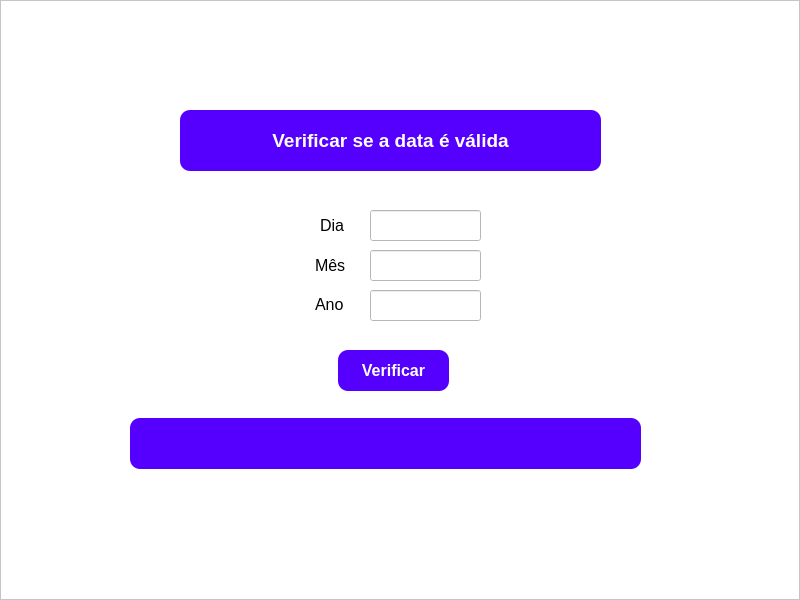
<?xml version="1.0" encoding="UTF-8"?>
<ui version="4.0">
 <class>MainWindow</class>
 <widget class="QMainWindow" name="MainWindow">
  <property name="geometry">
   <rect>
    <x>0</x>
    <y>0</y>
    <width>800</width>
    <height>600</height>
   </rect>
  </property>
  <property name="windowTitle">
   <string>MainWindow</string>
  </property>
  <widget class="QWidget" name="centralwidget">
   <layout class="QHBoxLayout" name="horizontalLayout">
    <property name="spacing">
     <number>0</number>
    </property>
    <property name="leftMargin">
     <number>0</number>
    </property>
    <property name="topMargin">
     <number>0</number>
    </property>
    <property name="rightMargin">
     <number>0</number>
    </property>
    <property name="bottomMargin">
     <number>0</number>
    </property>
    <item>
     <widget class="QFrame" name="frame">
      <property name="styleSheet">
       <string notr="true">background-color: #FFF;</string>
      </property>
      <property name="frameShape">
       <enum>QFrame::StyledPanel</enum>
      </property>
      <property name="frameShadow">
       <enum>QFrame::Raised</enum>
      </property>
      <widget class="QLabel" name="label">
       <property name="geometry">
        <rect>
         <x>320</x>
         <y>200</y>
         <width>31</width>
         <height>51</height>
        </rect>
       </property>
       <property name="font">
        <font>
         <family>Arial</family>
         <pointsize>12</pointsize>
        </font>
       </property>
       <property name="text">
        <string>Dia</string>
       </property>
      </widget>
      <widget class="QLineEdit" name="lineEdit_dia">
       <property name="geometry">
        <rect>
         <x>370</x>
         <y>210</y>
         <width>111</width>
         <height>31</height>
        </rect>
       </property>
      </widget>
      <widget class="QLabel" name="label_title">
       <property name="geometry">
        <rect>
         <x>180</x>
         <y>110</y>
         <width>421</width>
         <height>61</height>
        </rect>
       </property>
       <property name="font">
        <font>
         <family>Arial</family>
         <pointsize>14</pointsize>
         <weight>75</weight>
         <bold>true</bold>
        </font>
       </property>
       <property name="styleSheet">
        <string notr="true">background-color: rgb(85, 0, 255);
color: #FFF;
border-radius: 10px;</string>
       </property>
       <property name="text">
        <string>Verificar se a data é válida</string>
       </property>
       <property name="alignment">
        <set>Qt::AlignCenter</set>
       </property>
      </widget>
      <widget class="QPushButton" name="pb_verificar">
       <property name="geometry">
        <rect>
         <x>338</x>
         <y>350</y>
         <width>111</width>
         <height>41</height>
        </rect>
       </property>
       <property name="font">
        <font>
         <pointsize>12</pointsize>
         <weight>75</weight>
         <bold>true</bold>
        </font>
       </property>
       <property name="styleSheet">
        <string notr="true">background-color: rgb(85, 0, 255);
color: #FFF;
border-radius: 10px;</string>
       </property>
       <property name="text">
        <string>Verificar</string>
       </property>
      </widget>
      <widget class="QLabel" name="label_verificar">
       <property name="geometry">
        <rect>
         <x>130</x>
         <y>418</y>
         <width>511</width>
         <height>51</height>
        </rect>
       </property>
       <property name="font">
        <font>
         <family>Arial</family>
         <pointsize>14</pointsize>
         <weight>75</weight>
         <bold>true</bold>
        </font>
       </property>
       <property name="styleSheet">
        <string notr="true">background-color: rgb(85, 0, 255);
color: #FFF;
border-radius: 10px;</string>
       </property>
       <property name="text">
        <string/>
       </property>
       <property name="alignment">
        <set>Qt::AlignCenter</set>
       </property>
      </widget>
      <widget class="QLabel" name="label_3">
       <property name="geometry">
        <rect>
         <x>315</x>
         <y>279</y>
         <width>31</width>
         <height>51</height>
        </rect>
       </property>
       <property name="font">
        <font>
         <family>Arial</family>
         <pointsize>12</pointsize>
        </font>
       </property>
       <property name="text">
        <string>Ano</string>
       </property>
      </widget>
      <widget class="QLineEdit" name="lineEdit_ano">
       <property name="geometry">
        <rect>
         <x>370</x>
         <y>290</y>
         <width>111</width>
         <height>31</height>
        </rect>
       </property>
      </widget>
      <widget class="QLabel" name="label_2">
       <property name="geometry">
        <rect>
         <x>315</x>
         <y>240</y>
         <width>41</width>
         <height>51</height>
        </rect>
       </property>
       <property name="font">
        <font>
         <family>Arial</family>
         <pointsize>12</pointsize>
        </font>
       </property>
       <property name="text">
        <string>Mês</string>
       </property>
      </widget>
      <widget class="QLineEdit" name="lineEdit_mes">
       <property name="geometry">
        <rect>
         <x>370</x>
         <y>250</y>
         <width>111</width>
         <height>31</height>
        </rect>
       </property>
      </widget>
     </widget>
    </item>
   </layout>
  </widget>
 </widget>
 <resources/>
 <connections/>
</ui>
